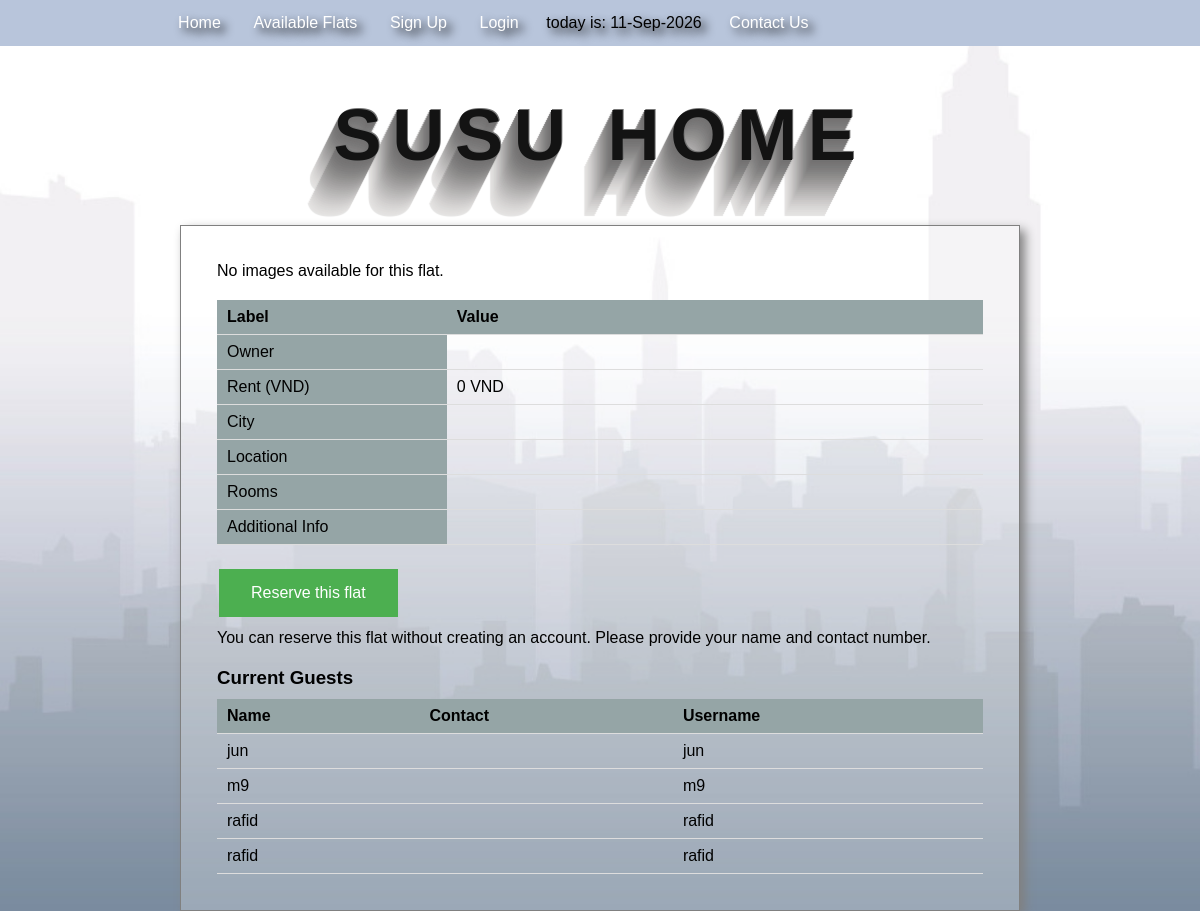
/flat_details.php, run on an earlier commit of the app's database.
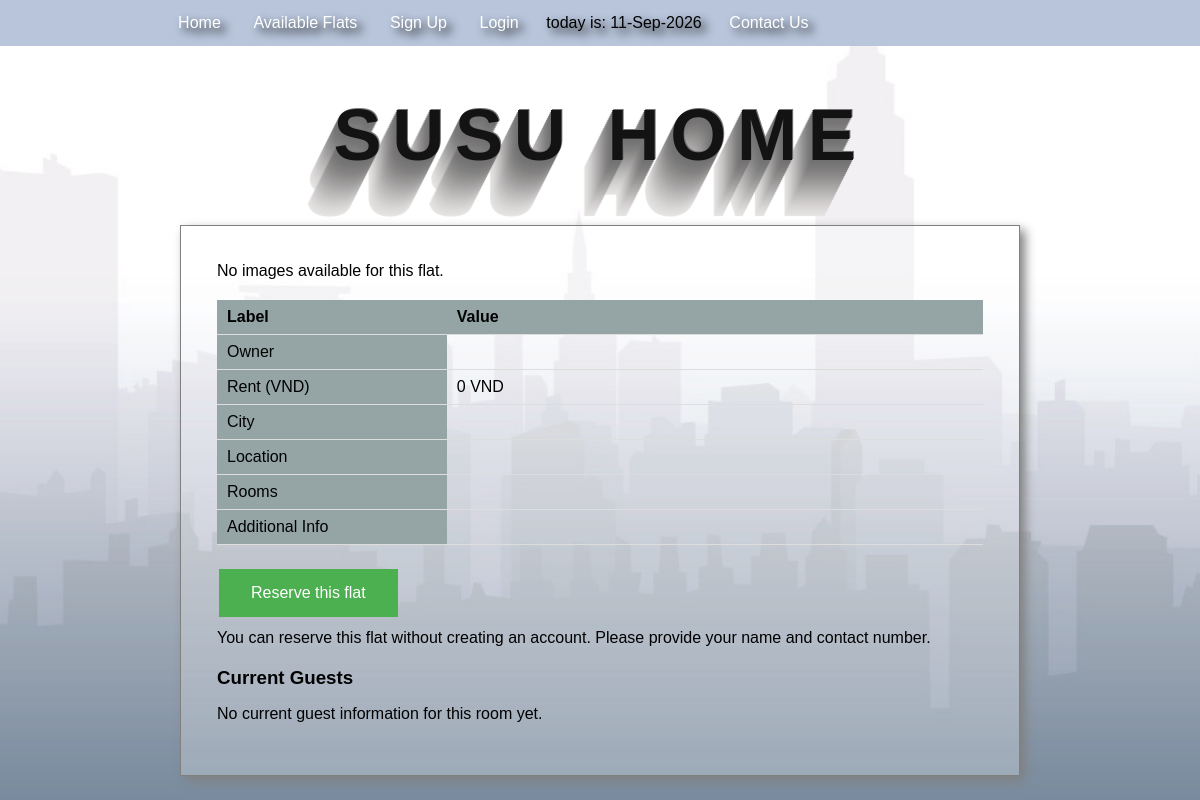
And on a later commit of the database.
### tables this page shows
CREATE TABLE `reserved_flats` (
  `flat_id` int(100) NOT NULL,
  `bidder_username` varchar(100) NOT NULL,
  `bidder_name` varchar(255) NOT NULL,
  `bidder_contact` varchar(100) NOT NULL
);

### flat_details.php (the view, shortened to what this page needs)
<?php
	 	include_once "includes/header.php";
	 	include_once "connection.php";
	$apt_id = isset($_GET['id']) ? intval($_GET['id']) : 0;
	$sqldetails=mysqli_query($con,"SELECT *
		FROM available_flats f
		join members m on m.member_id =f.owner_id
		join flat_details d on d.flat_id=f.flat_id
		where f.flat_id=$apt_id");
	$aptdetails = mysqli_fetch_array($sqldetails,MYSQLI_BOTH);
	$guestQuery = mysqli_query($con, "SELECT bidder_name, bidder_contact, bidder_username FROM reserved_flats WHERE flat_id=$apt_id ORDER BY bidder_name");
?>
	<div  ><strong> </strong>
		<div style="display:flex; flex-wrap:wrap; gap:10px; margin-bottom:20px;">
			<?php
			$imageField = trim($aptdetails['image']);
			if (!empty($imageField)) {
				$images = explode(',', $imageField);
				foreach ($images as $img) {
					$img = trim($img);
					if (!empty($img)) {
						echo '<div style="flex: 1 1 calc(50% - 10px); max-width: calc(50% - 10px);"><img style="width:100%; height:auto; display:block;" src="apartment_images/' . htmlspecialchars($img) . '" alt="Flat image"></div>';
					}
				}
			} else {
				echo '<div>No images available for this flat.</div>';
			}
			?>
		</div>
		<div >
			<table class="tblclss" style="border-collapse: collapse;width: 100%;">
				<tr>
					<th style="background-color:#95a5a6; padding: 8px 10px; width: 30%;">Label</th>
					<th style="background-color:#95a5a6; padding: 8px 10px;">Value</th>
				</tr>
				<tr>
					<td style="background-color:#95a5a6; padding: 8px 10px;">Owner</td>
					<td style="padding: 8px 10px;"><?php echo htmlspecialchars($aptdetails['first_name'] . ' ' . $aptdetails['last_name']); ?></td>
				</tr>
				<tr>
					<td style="background-color:#95a5a6; padding: 8px 10px;">Rent (VND)</td>
					<td style="padding: 8px 10px;"><?php echo number_format($aptdetails['flat_rent'], 0, ',', '.'); ?> VND</td>
				</tr>
				<tr>
					<td style="background-color:#95a5a6; padding: 8px 10px;">City</td>
					<td style="padding: 8px 10px;"><?php echo htmlspecialchars($aptdetails['flat_city']); ?></td>
				</tr>
				<tr>
					<td style="background-color:#95a5a6; padding: 8px 10px;">Location</td>
					<td style="padding: 8px 10px;"><?php echo htmlspecialchars($aptdetails['flat_location']); ?></td>
				</tr>
				<tr>
					<td style="background-color:#95a5a6; padding: 8px 10px;">Rooms</td>
					<td style="padding: 8px 10px;"><?php echo htmlspecialchars($aptdetails['num_of_rooms']); ?></td>
				</tr>
				<tr>
					<td style="background-color:#95a5a6; padding: 8px 10px;">Additional Info</td>
					<td style="padding: 8px 10px;"><?php echo htmlspecialchars($aptdetails['additional_info']); ?></td>
				</tr>
			</table>
		</div>
		<div style="margin-top: 20px;">
			<a class="button submit" href="reserve_flat.php?id=<?php echo $apt_id; ?>">Reserve this flat</a>
			<?php if (!isset($_SESSION['username'])): ?>
				<p style="margin-top: 8px;">You can reserve this flat without creating an account. Please provide your name and contact number.</p>
			<?php endif; ?>
		</div>
		<div style="margin-top: 20px;">
			<h3 style="margin-bottom: 10px;">Current Guests</h3>
			<?php if ($guestQuery && mysqli_num_rows($guestQuery) > 0): ?>
				<table class="tblclss" style="border-collapse: collapse; width: 100%;">
					<tr>
						<th style="background-color:#95a5a6; padding: 8px 10px;">Name</th>
						<th style="background-color:#95a5a6; padding: 8px 10px;">Contact</th>
						<th style="background-color:#95a5a6; padding: 8px 10px;">Username</th>
					</tr>
					<?php while ($guest = mysqli_fetch_assoc($guestQuery)): ?>
					<tr>
						<td style="padding: 8px 10px;"><?php echo htmlspecialchars($guest['bidder_name']); ?></td>
						<td style="padding: 8px 10px;"><?php echo htmlspecialchars($guest['bidder_contact']); ?></td>
						<td style="padding: 8px 10px;"><?php echo htmlspecialchars(!empty($guest['bidder_username']) ? $guest['bidder_username'] : 'N/A'); ?></td>
					</tr>
					<?php endwhile; ?>
				</table>
			<?php else: ?>
				<p>No current guest information for this room yet.</p>
			<?php endif; ?>
		</div>
	</div>
	 </div>
	</body>
</html>		</div>
	</body>
</html>

### includes/header.php (shortened to what this page needs)
<!DOCTYPE html>
	<html>
	<head>
		<link rel="stylesheet" type="text/css" href="css/style.css">
	</head>
	<body>
		<header>
			<nav>
				<ul>
					<li><a href="index.php">Home</a></li>
 					<li><a href="available_flats.php">Available Flats</a></li>
					<?php
						if(isset($_SESSION['username']))
							{ ?>
						    	<li><a href="post_ad.php"><span class="glyphicon glyphicon-user"></span>Post AD!</a></li>
					    <li><a href="my_reservations.php">My Reservations</a></li>
							     <li><a href="userprofile.php">
							      <?php
							      echo $_SESSION['username'];
							      ?>
						      <?php  ?> </a></li></a></li>
							      <li><a href="logout.php">Logout</a></li>
							      <?php }
						      else{ ?>
							      <li><a href="register_page.php"><span class="glyphicon glyphicon-user"></span> Sign Up</a></li>
							      <li><a href="login.php"><span class="glyphicon glyphicon-log-in"></span> Login</a></li>
						       <?php } ?>
					<li>
						<?php
							echo "today is: ".date("d-M-Y");
						?>
					</li>
					<li><a href="contact_us.php">Contact Us</a></li>
				</ul>
			</nav>
		</header>
			<h1 class='elegantshadow'>Susu Home</h1>
	 <div id="main-content" class="clearfix">

### css/style.css (style rules this page uses)
body { background-image: url("../images/register-background-001.jpg"); background-attachment: fixed; background-size: cover; font-family: arial; margin:0 auto; }
nav { position: center; overflow: auto; background-color: #b8c5db; width: 100%; text-shadow:5px 5px 10px black; padding:5px; }
nav ul { width: 80%; margin: 0 auto; }
nav ul li { display: inline-block; padding: 1%; }
nav ul li a { color: white; font-size: 1em; text-decoration:none; padding:5px; }
#main-content { width: 70%; margin: 0 auto; border: 1px solid #808080; min-height: 200px; background: rgba(255,255,255,0.25); padding: 3%; box-shadow:5px 5px 10px grey; }
.tblclss { overflow: hidden; }
.clearfix:after { visibility: hidden; display: block; font-size: 0; content: " "; clear: both; height: 0; }
.clearfix { display: inline-block; }
.clearfix { display: block; }
h1 { font-family: "Avant Garde", Avantgarde, "Century Gothic", CenturyGothic, "AppleGothic", sans-serif; font-size: 72px; text-align: center; text-transform: uppercase; text-rendering: optimizeLegibility; }
h1.elegantshadow { color: #131313; letter-spacing: .15em; text-shadow: 1px -1px 0 #767676, -1px 2px 1px #737272, -2px 4px 1px #767474, -3px 6px 1px #787777, -4px 8px 1px #7b7a7a, -5px 10px 1px #7f7d7d, -6px 12px 1px #828181, -7px 14px 1px #868585, -8px 16px 1px #8b8a89, -9px 18px 1px #8f8e8d, -10px 20px 1px #949392, -11px 22px 1px #999897, -12px 24px 1px #9e9c9c, -13px 26px 1px #a3a1a1, -14px 28px 1px #a8a6a6, -15px 30px 1px #adabab, -16px 32px 1px #b2b1b0, -17px 34px 1px #b7b6b5, -18px 36px 1px #bcbbba, -19px 38px 1px #c1bfbf, -20px 40px 1px #c6c4c4, -21px 42px 1px #cbc9c8, -22px 44px 1px #cfcdcd, -23px 46px 1px #d4d2d1, -24px 48px 1px #d8d6d5, -25px 50px 1px #dbdad9, -26px 52px 1px #dfdddc, -27px 54px 1px #e2e0df, -28px 56px 1px #e4e3e2; }
.button { background-color: #4CAF50; border: none; color: white; padding: 15px 32px; text-align: center; text-decoration: none; display: inline-block; font-size: 16px; margin: 4px 2px; cursor: pointer; -webkit-transition-duration: 0.4s; transition-duration: 0.4s; position:relative; }
table { border-collapse: collapse; width: 100%; }
th, td { padding: 8px; text-align: left; border-bottom: 1px solid #ddd; }

### slideshow.php (style rules this page uses)
* { box-sizing:border-box }
body { font-family: Verdana,sans-serif;margin:0 }

What changed in the data, as far as the page shows it:
removed reserved_flats: bidder_name "jun", bidder_username "jun"
removed reserved_flats: bidder_name "m9", bidder_username "m9"
removed reserved_flats: bidder_name "rafid", bidder_username "rafid"
removed reserved_flats: bidder_name "rafid", bidder_username "rafid"
Also different on the page:
text no longer shown: "Name Contact Username"
text now shown: "No current guest information for this room yet."
